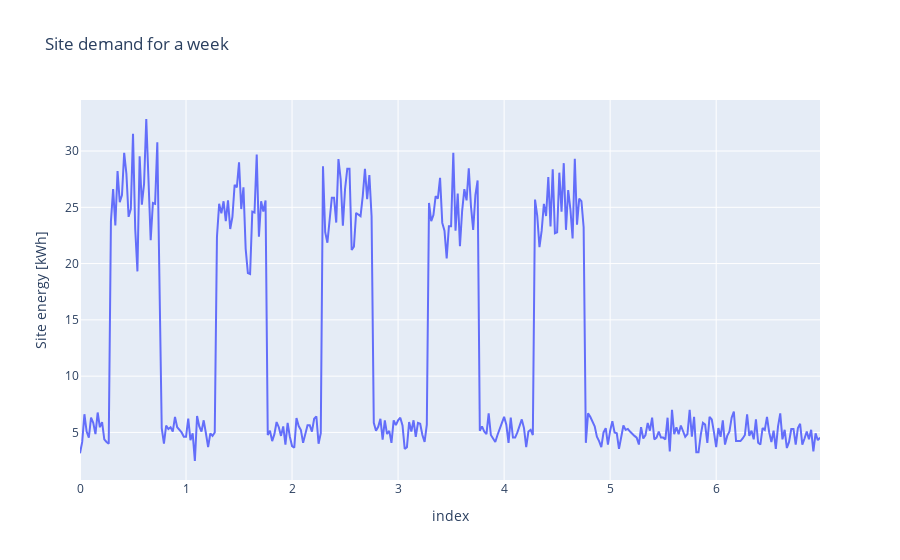

Here is the notebook cell this chart was saved with:
### Code cell
import plotly.express as px

# df = px.data.gapminder().query("country=='Canada'")


fig = px.line(df, x=df.index, y="Site energy [kWh]", title='Site demand for a week')
fig.show()

### Figure 1 — Plotly figure (JSON) as saved in the notebook; plotly's stock layout.template omitted (floating-point values rounded to 4 significant figures; data arrays with more than 128 entries replaced by an {"elided": "..."} marker saying what was removed)
{"data": [{"hovertemplate": "index=%{x}<br>Site energy [kWh]=%{y}<extra></extra>", "legendgroup": "", "line": {"color": "#636efa", "dash": "solid"}, "marker": {"symbol": "circle"}, "mode": "lines", "name": "", "orientation": "v", "showlegend": false, "type": "scatter", "x": {"elided": "336 float values"}, "xaxis": "x", "y": {"elided": "336 float values"}, "yaxis": "y"}], "layout": {"legend": {"tracegroupgap": 0}, "title": {"text": "Site demand for a week"}, "xaxis": {"anchor": "y", "domain": [0, 1], "title": {"text": "index"}}, "yaxis": {"anchor": "x", "domain": [0, 1], "title": {"text": "Site energy [kWh]"}}}}
